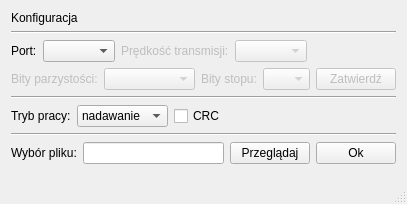
<?xml version="1.0" encoding="UTF-8"?>
<ui version="4.0">
 <class>MainWindow</class>
 <widget class="QMainWindow" name="MainWindow">
  <property name="geometry">
   <rect>
    <x>0</x>
    <y>0</y>
    <width>376</width>
    <height>204</height>
   </rect>
  </property>
  <property name="windowTitle">
   <string>Gameboard - aplikacja kliencka</string>
  </property>
  <widget class="QWidget" name="centralWidget">
   <layout class="QVBoxLayout" name="verticalLayout">
    <item>
     <layout class="QHBoxLayout" name="horizontalLayout_2">
      <item>
       <widget class="QLabel" name="label_2">
        <property name="text">
         <string>Konfiguracja</string>
        </property>
       </widget>
      </item>
     </layout>
    </item>
    <item>
     <widget class="Line" name="line">
      <property name="orientation">
       <enum>Qt::Horizontal</enum>
      </property>
     </widget>
    </item>
    <item>
     <layout class="QHBoxLayout" name="horizontalLayout">
      <item>
       <widget class="QLabel" name="label_7">
        <property name="text">
         <string>Port:</string>
        </property>
       </widget>
      </item>
      <item>
       <widget class="QComboBox" name="comboBox_5">
        <item>
         <property name="text">
          <string/>
         </property>
        </item>
        <item>
         <property name="text">
          <string>COM16</string>
         </property>
        </item>
        <item>
         <property name="text">
          <string>COM17</string>
         </property>
        </item>
        <item>
         <property name="text">
          <string>COM18</string>
         </property>
        </item>
       </widget>
      </item>
      <item>
       <widget class="QLabel" name="label">
        <property name="enabled">
         <bool>false</bool>
        </property>
        <property name="text">
         <string>Prędkość transmisji:</string>
        </property>
       </widget>
      </item>
      <item>
       <widget class="QComboBox" name="comboBox">
        <property name="enabled">
         <bool>false</bool>
        </property>
        <item>
         <property name="text">
          <string/>
         </property>
        </item>
        <item>
         <property name="text">
          <string>110</string>
         </property>
        </item>
        <item>
         <property name="text">
          <string>300</string>
         </property>
        </item>
        <item>
         <property name="text">
          <string>600</string>
         </property>
        </item>
        <item>
         <property name="text">
          <string>1200</string>
         </property>
        </item>
        <item>
         <property name="text">
          <string>2400</string>
         </property>
        </item>
        <item>
         <property name="text">
          <string>4800</string>
         </property>
        </item>
        <item>
         <property name="text">
          <string>9600</string>
         </property>
        </item>
        <item>
         <property name="text">
          <string>14400</string>
         </property>
        </item>
        <item>
         <property name="text">
          <string>19200</string>
         </property>
        </item>
        <item>
         <property name="text">
          <string>38400</string>
         </property>
        </item>
        <item>
         <property name="text">
          <string>57600</string>
         </property>
        </item>
        <item>
         <property name="text">
          <string>115200</string>
         </property>
        </item>
        <item>
         <property name="text">
          <string>128000</string>
         </property>
        </item>
        <item>
         <property name="text">
          <string>256000</string>
         </property>
        </item>
       </widget>
      </item>
      <item>
       <spacer name="horizontalSpacer">
        <property name="orientation">
         <enum>Qt::Horizontal</enum>
        </property>
        <property name="sizeHint" stdset="0">
         <size>
          <width>40</width>
          <height>20</height>
         </size>
        </property>
       </spacer>
      </item>
     </layout>
    </item>
    <item>
     <layout class="QHBoxLayout" name="horizontalLayout_3">
      <item>
       <widget class="QLabel" name="label_3">
        <property name="enabled">
         <bool>false</bool>
        </property>
        <property name="text">
         <string>Bity parzystości:</string>
        </property>
       </widget>
      </item>
      <item>
       <widget class="QComboBox" name="comboBox_2">
        <property name="enabled">
         <bool>false</bool>
        </property>
        <item>
         <property name="text">
          <string/>
         </property>
        </item>
        <item>
         <property name="text">
          <string>ODD</string>
         </property>
        </item>
        <item>
         <property name="text">
          <string>EVEN</string>
         </property>
        </item>
        <item>
         <property name="text">
          <string>MARK</string>
         </property>
        </item>
        <item>
         <property name="text">
          <string>SPACE</string>
         </property>
        </item>
        <item>
         <property name="text">
          <string>NOPARITY</string>
         </property>
        </item>
       </widget>
      </item>
      <item>
       <widget class="QLabel" name="label_4">
        <property name="enabled">
         <bool>false</bool>
        </property>
        <property name="text">
         <string>Bity stopu:</string>
        </property>
       </widget>
      </item>
      <item>
       <widget class="QComboBox" name="comboBox_3">
        <property name="enabled">
         <bool>false</bool>
        </property>
        <item>
         <property name="text">
          <string/>
         </property>
        </item>
        <item>
         <property name="text">
          <string>1</string>
         </property>
        </item>
        <item>
         <property name="text">
          <string>1,5</string>
         </property>
        </item>
        <item>
         <property name="text">
          <string>2</string>
         </property>
        </item>
       </widget>
      </item>
      <item>
       <spacer name="horizontalSpacer_2">
        <property name="orientation">
         <enum>Qt::Horizontal</enum>
        </property>
        <property name="sizeHint" stdset="0">
         <size>
          <width>40</width>
          <height>20</height>
         </size>
        </property>
       </spacer>
      </item>
      <item>
       <widget class="QPushButton" name="pushButton">
        <property name="enabled">
         <bool>false</bool>
        </property>
        <property name="text">
         <string>Zatwierdź</string>
        </property>
       </widget>
      </item>
     </layout>
    </item>
    <item>
     <widget class="Line" name="line_2">
      <property name="orientation">
       <enum>Qt::Horizontal</enum>
      </property>
     </widget>
    </item>
    <item>
     <layout class="QHBoxLayout" name="horizontalLayout_4">
      <item>
       <widget class="QLabel" name="label_5">
        <property name="text">
         <string>Tryb pracy:</string>
        </property>
       </widget>
      </item>
      <item>
       <widget class="QComboBox" name="comboBox_4">
        <item>
         <property name="text">
          <string>nadawanie</string>
         </property>
        </item>
        <item>
         <property name="text">
          <string>odbieranie</string>
         </property>
        </item>
       </widget>
      </item>
      <item>
       <widget class="QCheckBox" name="checkBox">
        <property name="text">
         <string>CRC</string>
        </property>
       </widget>
      </item>
      <item>
       <spacer name="horizontalSpacer_3">
        <property name="orientation">
         <enum>Qt::Horizontal</enum>
        </property>
        <property name="sizeHint" stdset="0">
         <size>
          <width>40</width>
          <height>20</height>
         </size>
        </property>
       </spacer>
      </item>
     </layout>
    </item>
    <item>
     <widget class="Line" name="line_3">
      <property name="orientation">
       <enum>Qt::Horizontal</enum>
      </property>
     </widget>
    </item>
    <item>
     <layout class="QHBoxLayout" name="horizontalLayout_5">
      <item>
       <widget class="QLabel" name="label_6">
        <property name="text">
         <string>Wybór pliku:</string>
        </property>
       </widget>
      </item>
      <item>
       <widget class="QLineEdit" name="lineEdit"/>
      </item>
      <item>
       <widget class="QPushButton" name="pushButton_2">
        <property name="text">
         <string>Przeglądaj</string>
        </property>
       </widget>
      </item>
      <item>
       <widget class="QPushButton" name="pushButton_3">
        <property name="text">
         <string>Ok</string>
        </property>
       </widget>
      </item>
     </layout>
    </item>
    <item>
     <spacer name="verticalSpacer">
      <property name="orientation">
       <enum>Qt::Vertical</enum>
      </property>
      <property name="sizeHint" stdset="0">
       <size>
        <width>20</width>
        <height>243</height>
       </size>
      </property>
     </spacer>
    </item>
   </layout>
  </widget>
  <widget class="QStatusBar" name="statusBar"/>
 </widget>
 <layoutdefault spacing="6" margin="11"/>
 <resources/>
 <connections/>
 <slots>
  <slot>wybranoPlik(QString)</slot>
 </slots>
</ui>
